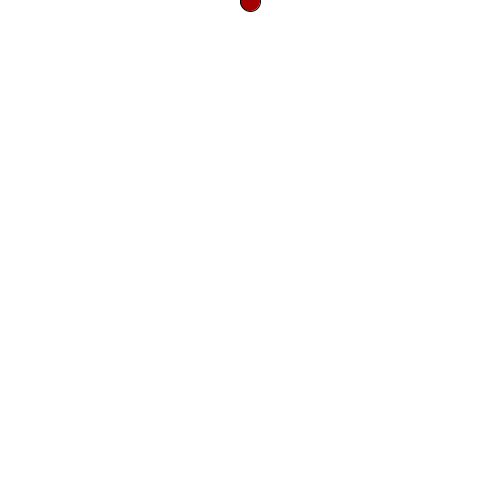
Frame 1 (no input)
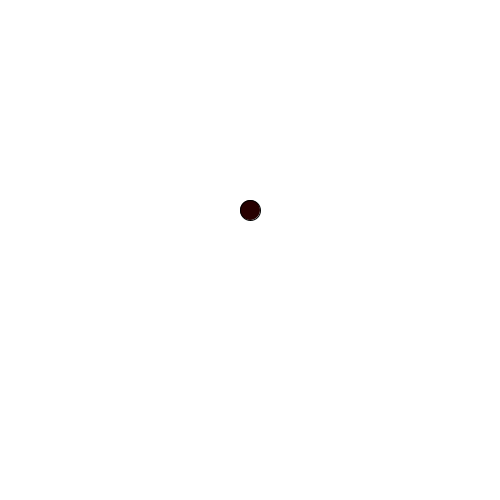
Frame 60 (the mouse pressed at the canvas centre just before this capture)
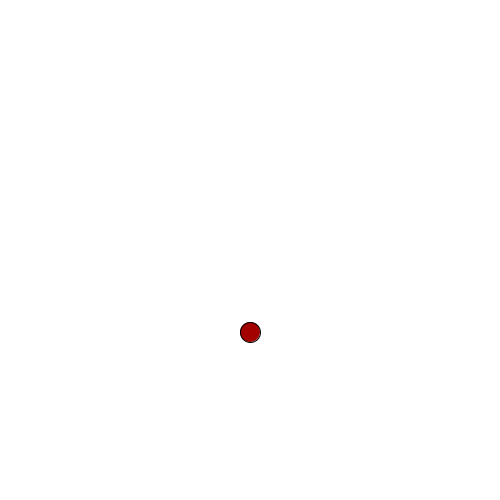
Frame 120 (the mouse held since frame 60 and released just before this capture)

The Processing sketch that drew these frames (run headless with seeded random() and noise(); from frame 60 on, the mouse is pressed at the canvas centre):

// Processing sketch: InteractiveBall
// ── InteractiveBall.pde
final int ballWidth = 20;
final int ballHeight = 20;
int ballX;
int ballY;
int ballSpeed;


float vy = 0;
float gravity = 0.1;
float bounce = -0.85;



void setup()
{
  size(500, 500);
  background(255);

  ellipseMode(CORNER);
  ballX = width/2;
  ballSpeed = 1;
}

void draw()
{
  background(255);
frameRate(20);
  ballY += ballSpeed;
  ellipseMode(CENTER);
  float r = random(0, 255);
fill(r, 0,0);
  ellipse(ballX, ballY, ballWidth, ballHeight);


  vy += gravity;
  ballY += vy;
  if (ballY > height - 15)
  {
    vy *= bounce;
  }
}
